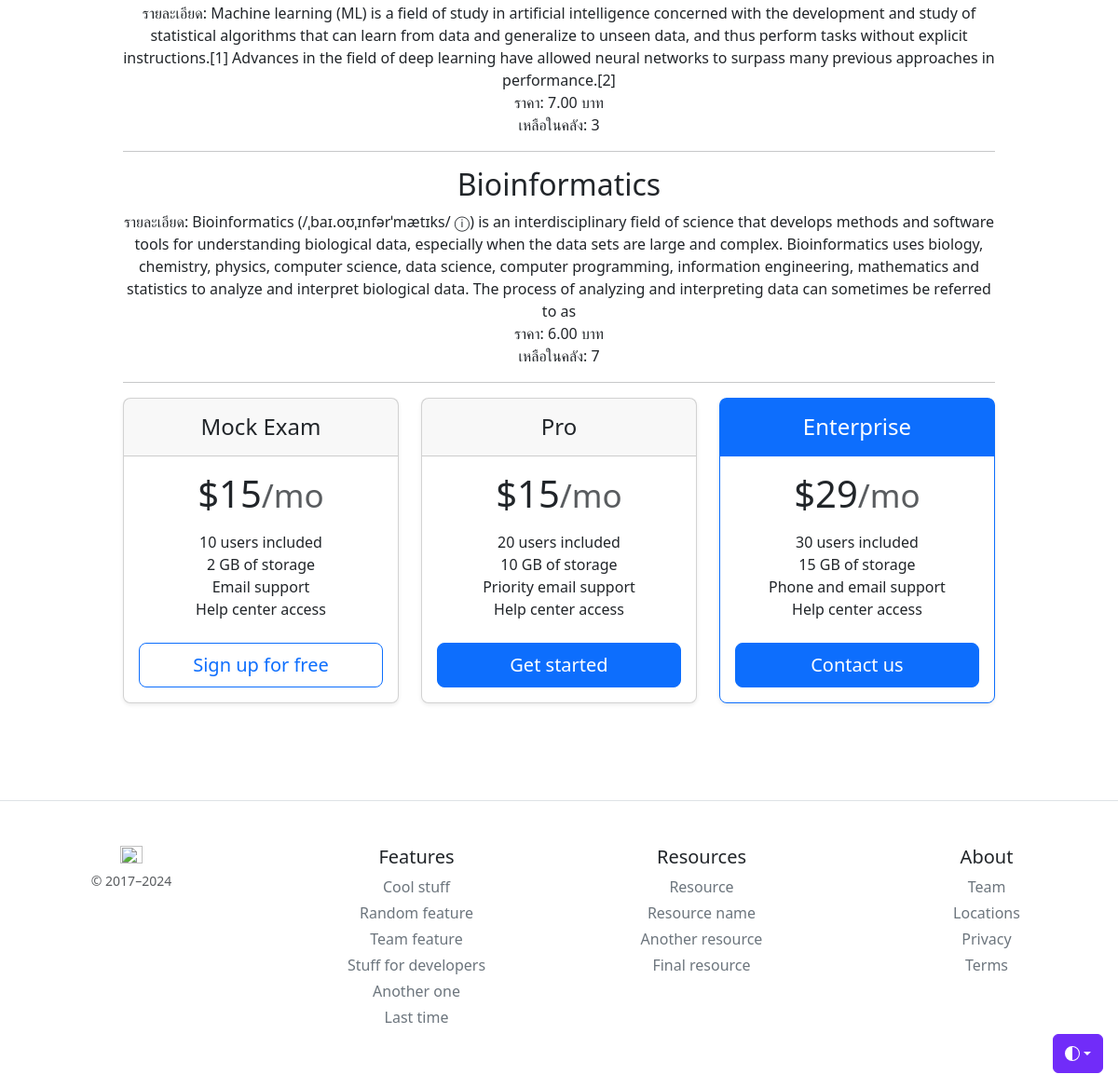
The app's page / (lower part), older data.
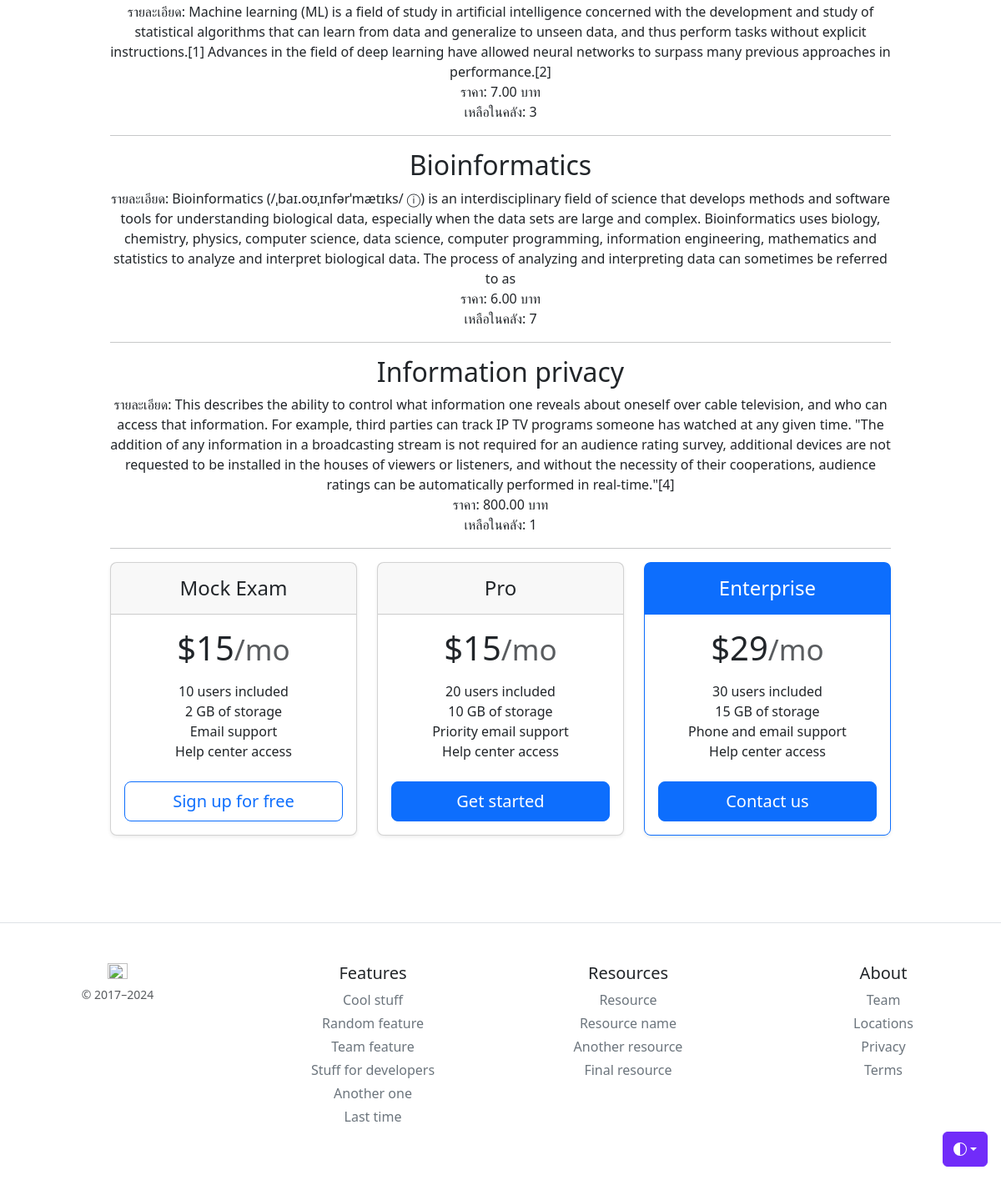
The same page, newer data.
### company/models.py (models this page shows, shortened)
class Product(models.Model):
    title = models.CharField(max_length=100)
    description = models.TextField(null=True, blank=True)
    price = models.DecimalField(max_digits=5, decimal_places=2 ,null=True,blank=True)
    quantity = models.IntegerField(default=1,null=True,blank=True)
    instock = models.BooleanField(default=True)

### company/views.py (the view)
# urls.py: path('', Home , name='home-page'),  #<< name คือชื่อเล่นของ path นี้
def Home(request):
    allproduct = Product.objects.all()   #  SELECT * FROM Product
    context = {'allproduct': allproduct}   # contect คือตัวแปรที่ส่งไปที่ template
    return render(request, 'company/home.html', context)

### company/template/company/home.html (shortened to what this page needs)
{% extends 'company/base.html' %}
{% load static %}
{% block content %}
    <center>
      {% for pd in allproduct %}
        <h2>{{ pd.title }}</h2>
        <p>
          รายละเอียด: {{ pd.description }}<br>
          ราคา: {{pd.price}} บาท<br>
          เหลือในคลัง: {{pd.quantity}}<br>
        </p>
        <hr>
      {% endfor %}
    </center>
    <div class="row row-cols-1 row-cols-md-3 mb-3 text-center">
      <div class="col">
        <div class="card mb-4 rounded-3 shadow-sm">
          <div class="card-header py-3">
            <h4 class="my-0 fw-normal">Mock Exam</h4>
          </div>
          <div class="card-body">
            <h1 class="card-title pricing-card-title">$15<small class="text-body-secondary fw-light">/mo</small></h1>
            <ul class="list-unstyled mt-3 mb-4">
              <li>10 users included</li>
              <li>2 GB of storage</li>
              <li>Email support</li>
              <li>Help center access</li>
            </ul>
            <button type="button" class="w-100 btn btn-lg btn-outline-primary">Sign up for free</button>
          </div>
        </div>
      </div>
      <div class="col">
        <div class="card mb-4 rounded-3 shadow-sm">
          <div class="card-header py-3">
            <h4 class="my-0 fw-normal">Pro</h4>
          </div>
          <div class="card-body">
            <h1 class="card-title pricing-card-title">$15<small class="text-body-secondary fw-light">/mo</small></h1>
            <ul class="list-unstyled mt-3 mb-4">
              <li>20 users included</li>
              <li>10 GB of storage</li>
              <li>Priority email support</li>
              <li>Help center access</li>
            </ul>
            <button type="button" class="w-100 btn btn-lg btn-primary">Get started</button>
          </div>
        </div>
      </div>
      <div class="col">
        <div class="card mb-4 rounded-3 shadow-sm border-primary">
          <div class="card-header py-3 text-bg-primary border-primary">
            <h4 class="my-0 fw-normal">Enterprise</h4>
          </div>
          <div class="card-body">
            <h1 class="card-title pricing-card-title">$29<small class="text-body-secondary fw-light">/mo</small></h1>
            <ul class="list-unstyled mt-3 mb-4">
              <li>30 users included</li>
              <li>15 GB of storage</li>
              <li>Phone and email support</li>
              <li>Help center access</li>
            </ul>
            <button type="button" class="w-100 btn btn-lg btn-primary">Contact us</button>
          </div>
        </div>
      </div>
    </div>
    </div>
{% endblock content %}

Row changes from the older to the newer data that the page shows:
added Product: title "Information privacy", description "This describes the ability to control what information one reveals about oneself over cable television, and who can access that information. For example, third parties can track IP TV programs someone has watched at any given time. \"The addition of any information in a broadcasting stream is not required for an audience rating survey, additional devices are not requested to be installed in the houses of viewers or listeners, and without the necessity of their cooperations, audience ratings can be automatically performed in real-time.\"[4]", price "800.00", quantity "1"
